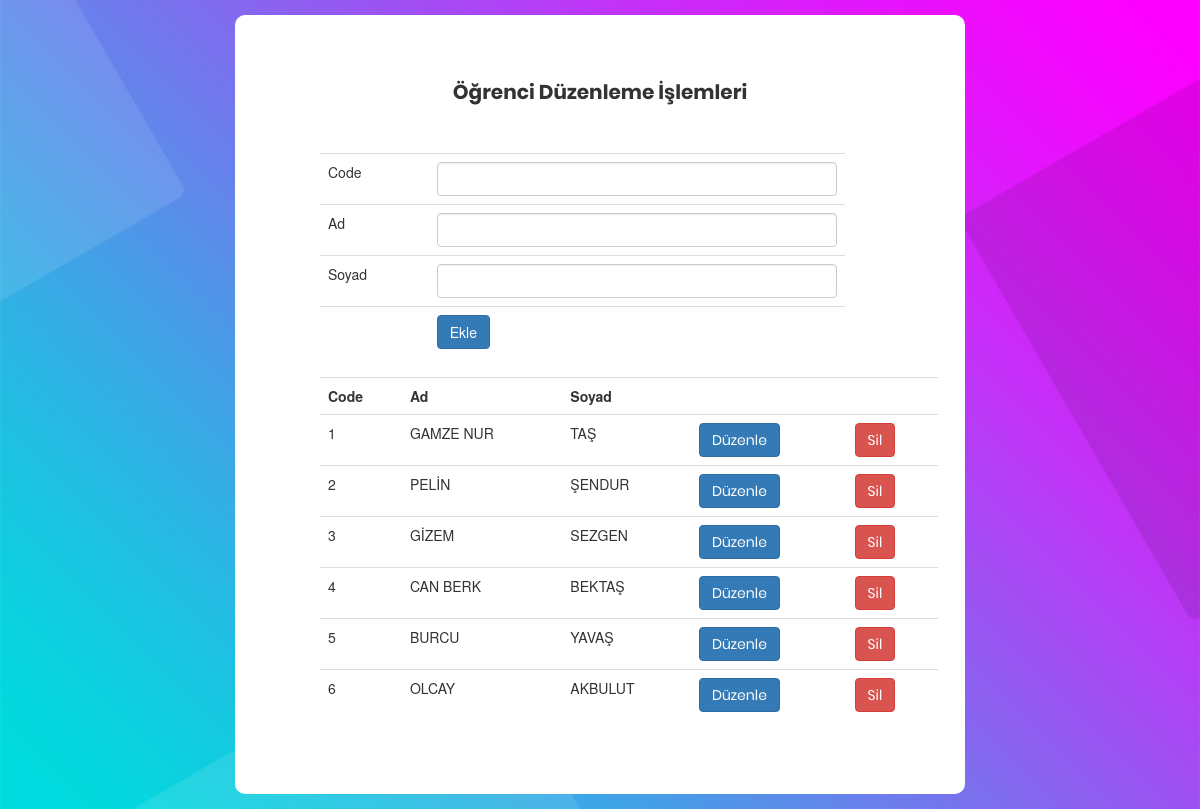
Page /student_process.php (signed in) on the committed database.
### tables this page shows
CREATE TABLE IF NOT EXISTS `student` (
  `id` int(11) NOT NULL AUTO_INCREMENT,
  `code` varchar(10) NOT NULL,
  `name` varchar(50) NOT NULL,
  `surname` varchar(50) NOT NULL,
  PRIMARY KEY (`id`)
);

### student_process.php (the view, shortened to what this page needs)
 <!DOCTYPE html>
<?php
include("db.php");
?>
<html lang="en">
<head>
	<link rel="stylesheet" type="text/css" href="vendor/bootstrap/css/bootstrap.min.css">
	<link rel="stylesheet" type="text/css" href="fonts/font-awesome-4.7.0/css/font-awesome.min.css">
	<link rel="stylesheet" type="text/css" href="fonts/iconic/css/material-design-iconic-font.min.css">
	<link rel="stylesheet" type="text/css" href="vendor/animate/animate.css">
	<link rel="stylesheet" type="text/css" href="vendor/css-hamburgers/hamburgers.min.css">
	<link rel="stylesheet" type="text/css" href="vendor/animsition/css/animsition.min.css">
	<link rel="stylesheet" type="text/css" href="vendor/select2/select2.min.css">
	<link rel="stylesheet" type="text/css" href="vendor/daterangepicker/daterangepicker.css">
	<link rel="stylesheet" type="text/css" href="css/util.css">
	<link rel="stylesheet" type="text/css" href="css/main.css">
<link rel="stylesheet" href="https://maxcdn.bootstrapcdn.com/font-awesome/4.7.0/css/font-awesome.min.css">
<link rel="stylesheet" href="https://maxcdn.bootstrapcdn.com/bootstrap/3.3.7/css/bootstrap.min.css">
</head>
<body>
	<div class="limiter">
		<div class="container-login100" style="background-image: url('images/bg-01.jpg');">
			<div style="width: 730px;" class="wrap-login100 p-l-55 p-r-55 p-t-65 p-b-54">
					<span style="font-size: 20px;" class="login100-form-title p-b-49">
						Öğrenci Düzenleme İşlemleri
					</span>
				<div class="container">
							<div class="col-md-6">
							<form action="" method="post">
								<table class="table">
									<tr>
										<td>Code</td>
										<td><input type="text" name="code" class="form-control" ></td>
									</tr>
									<tr>
										<td>Ad</td>
										<td><input type="text" name="name" class="form-control" ></td>
									</tr>
									<tr>
										<td>Soyad</td>
										<td><input type="text" name="surname" class="form-control" ></td>
									</tr>
									<tr>
										<td></td>
										<td><input class="btn btn-primary"  type="submit" value="Ekle"></td>
									</tr>
								</table>
							</form>
							</div>
							<div class="col-md-7">
							<table class="table">
								<tr>
									<th>Code</th>
									<th>Ad</th>
									<th>Soyad</th>
									<th></th>
									<th></th>
								</tr>
							<?php
							$sorgu = $con->query("SELECT * FROM student");
							while ($sonuc = $sorgu->fetch_assoc()) {
							$id = $sonuc['id'];
							$code = $sonuc['code'];
							$name = $sonuc['name'];
							$surname = $sonuc['surname'];
							?>
								<tr>
									<td><?php echo $code; ?></td>
									<td><?php echo $name; ?></td>
									<td><?php echo $surname; ?></td>
									<td><a href="student_duzenle.php?id=<?php echo $id; ?>"  class="btn btn-primary">Düzenle</a></td>
									<td><a href="student_sil.php?id=<?php echo $id; ?>"  class="btn btn-danger">Sil</a></td>
								</tr>
							<?php }  ?>
							</table>
							</div>
</div>
</div>
		</div>
	</div>
</body>
</html>

### css/main.css (style rules this page uses)
* { margin: 0px; padding: 0px; box-sizing: border-box; }
body, html { height: 100%; font-family: Poppins-Regular, sans-serif; }
a { font-family: Poppins-Regular; font-size: 14px; line-height: 1.7; color: #666666; margin: 0px; transition: all 0.4s; -webkit-transition: all 0.4s; -o-transition: all 0.4s; -moz-transition: all 0.4s; }
input { outline: none; border: none; }
.limiter { width: 100%; margin: 0 auto; }
.container-login100 { width: 100%; min-height: 100vh; display: -webkit-box; display: -webkit-flex; display: -moz-box; display: -ms-flexbox; display: flex; flex-wrap: wrap; justify-content: center; align-items: center; padding: 15px; background-repeat: no-repeat; background-position: center; background-size: cover; }
.wrap-login100 { width: 500px; background: #fff; border-radius: 10px; overflow: hidden; }
.login100-form-title { display: block; font-family: Poppins-Bold; font-size: 39px; color: #333333; line-height: 1.2; text-align: center; }

### rows in the picture
student: code "1", name "GAMZE NUR", surname "TAŞ"
student: code "2", name "PELİN", surname "ŞENDUR"
student: code "3", name "GİZEM", surname "SEZGEN"
student: code "4", name "CAN BERK", surname "BEKTAŞ"
student: code "5", name "BURCU", surname "YAVAŞ"
student: code "6", name "OLCAY", surname "AKBULUT"
